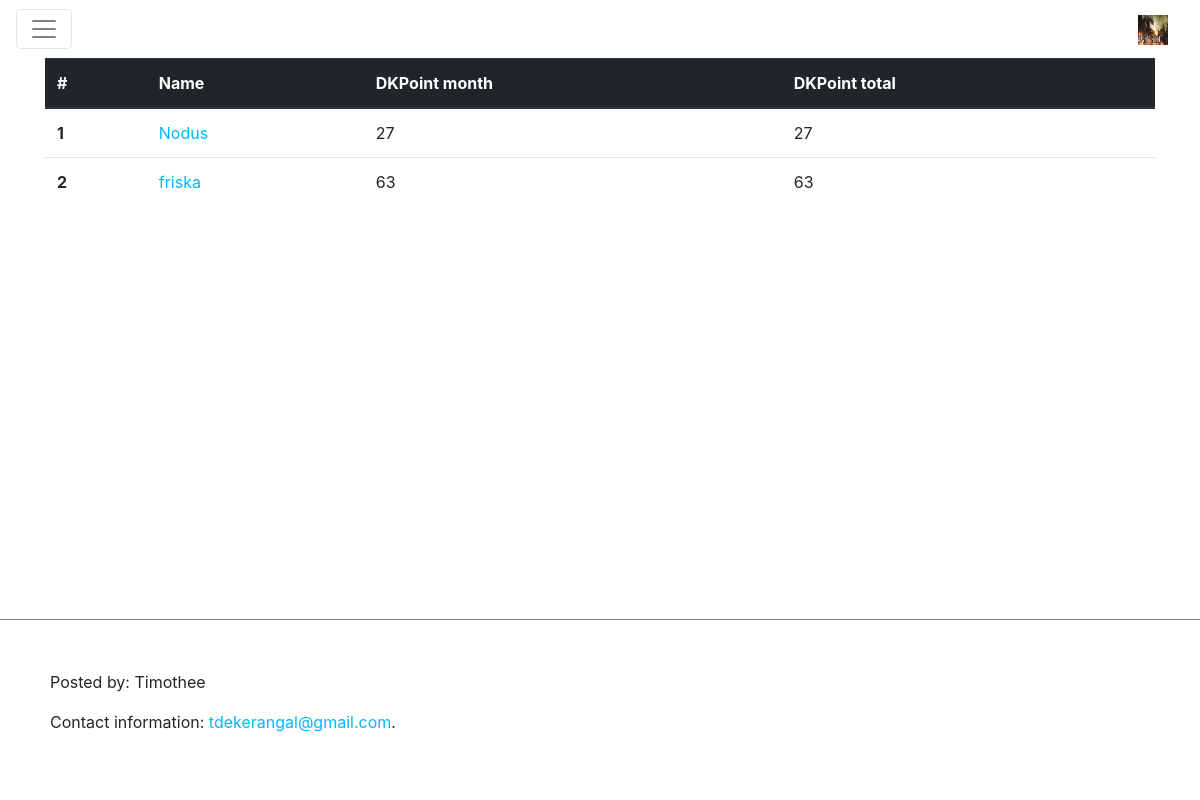
Screenshot of /score.php with the database file from the repository.
### tables this page shows
CREATE TABLE `characters` (
  `id` int(6) UNSIGNED NOT NULL,
  `name` varchar(255) NOT NULL,
  `password` varchar(255) NOT NULL
);

### misc/database_manager.php (called while the page is built, shortened)
<?php
class database_manager {
    private $database_manager;
    function __construct() {
        $connectstr_dbhost = 'localhost';
        $connectstr_dbname = 'dkpTable';
        $connectstr_dbusername = 'root';
        $connectstr_dbpassword = 'dfghj';
        $this->database_manager = mysqli_connect($connectstr_dbhost, $connectstr_dbusername, $connectstr_dbpassword,$connectstr_dbname);
}
    function perform_query($query) {
        $stmt = mysqli_prepare($this->database_manager, $query);
        if ($stmt) {
            $stmt->execute();
            $results = $stmt->get_result();
            return $results;
        }
        else {
            throw new Exception(mysqli_error($this->database_manager));
        }
    }
    function getCharacterScore($character_id) {
        $activities = $this->getActivityCharacterList($character_id);
        $score['total'] = 0;
        $score['month'] = 0;
        $now = new Datetime();
        $now = $now->format('m');
        foreach ($activities as $item) {
            $date = new DateTime($item['dateTime']);
            $date = $date->format('m');
            if ($now == $date) {
                $score['month'] += $item['dkpEarn'];
            }
            $score['total'] += $item['dkpEarn'];
        }
        return $score;
    }
    function result_to_array($results) {
        $items = [];
        while ($item = mysqli_fetch_array($results)) {
            $items[] = $item;
        }
        return $items;
    }
    function getCharacterList() {
        try {
            $items = $this->perform_query("SELECT id,name from characters");
            return $this->result_to_array($items);
        } catch(Exception $ex) {
            $this->print_error_message("Unable to get the characterList");
            return null;
        }
    }
    function getActivityCharacterList($id_character) {
        try {
            $query = "SELECT activity.id, activityModel.name, activityModel.dkpEarn, activity.dateTime from activity, activityModel WHERE activity.idCharacter = " . strval($id_character)." AND activity.idActivity = activityModel.id";
            $item = $this->perform_query($query);
            return $this->result_to_array($item);
        } catch(Exception $ex) {
            $this->print_error_message("Unable to Get activities of a character");
            return null;
        }
    }
}
$databaseManager = new database_manager();
?>

### score.php (the view, shortened to what this page needs)
<!DOCTYPE html>
<html>
  <head>
    <?php include('./misc/head.php');?>
  </head>
  <body>
    <?php include('./misc/database_manager.php')?>
    <?php include('./misc/header.php'); ?>
    <div class="container">
        <table class="table">
          <thead class="thead-dark">
            <tr>
              <th scope="col">#</th>
              <th scope="col">Name</th>
              <th scope="col">DKPoint month</th>
              <th scope="col">DKPoint total</th>
            </tr>
          </thead>
          <tbody>
            <?php
              $characters = $databaseManager->getCharacterList();
              $i = 0;
              foreach($characters as $item) {
                $score = $databaseManager->getCharacterScore($item['id']);
                $i++;
                ?>
                <tr>
                  <th scope="row"><?php echo strval($i);?></th>
                  <td><a href="character.php?id=<?php echo strval($item['id'])?>"><?php echo $item["name"] ?></a></td>
                  <td><?php echo $score['month']?></td>
                  <td><?php echo $score['total']?></td>
                </tr>
            <?php
              }
            ?>
          </tbody>
        </table>
    </div>
    <?php include('./misc/footer.php');?>
    </body>
</html>

### misc/head.php (shortened to what this page needs)
<link rel="stylesheet" href="https://maxcdn.bootstrapcdn.com/bootstrap/4.0.0-alpha.6/css/bootstrap.min.css">
<link rel="stylesheet" type="text/css" href="misc/style.css">
<link rel="stylesheet" href="https://cdnjs.cloudflare.com/ajax/libs/font-awesome/4.7.0/css/font-awesome.min.css">

### misc/header.php (shortened to what this page needs)
<nav class="navbar navbar-toggleable-md navbar-light bg-faded">
        <button class="navbar-toggler navbar-toggler-right" type="button" data-toggle="collapse" data-target="#navbarSupportedContent" aria-controls="navbarSupportedContent" aria-expanded="false" aria-label="Toggle navigation">
          <span class="navbar-toggler-icon"></span>
        </button>
        <a class="navbar-brand" href="index.php"><img src="navbarBrand.jpg" width="30" height="30"></a>
</nav>

### misc/footer.php
<footer class="footer">
    <p>Posted by: Timothee</p>
    <p>Contact information: <a href="mailto:tdekerangal@gmail;com">
    tdekerangal@gmail.com</a>.</p>
</footer>

### misc/style.css (style rules this page uses)
a { color: #00B7FF; }
.footer { border-top: 1px solid gray; padding: 50px; position: fixed; left: 0; bottom: 0; width: 100%; }

### rows the page displays
characters: name "Nodus", month "27", total "27"
characters: name "friska", month "63", total "63"
